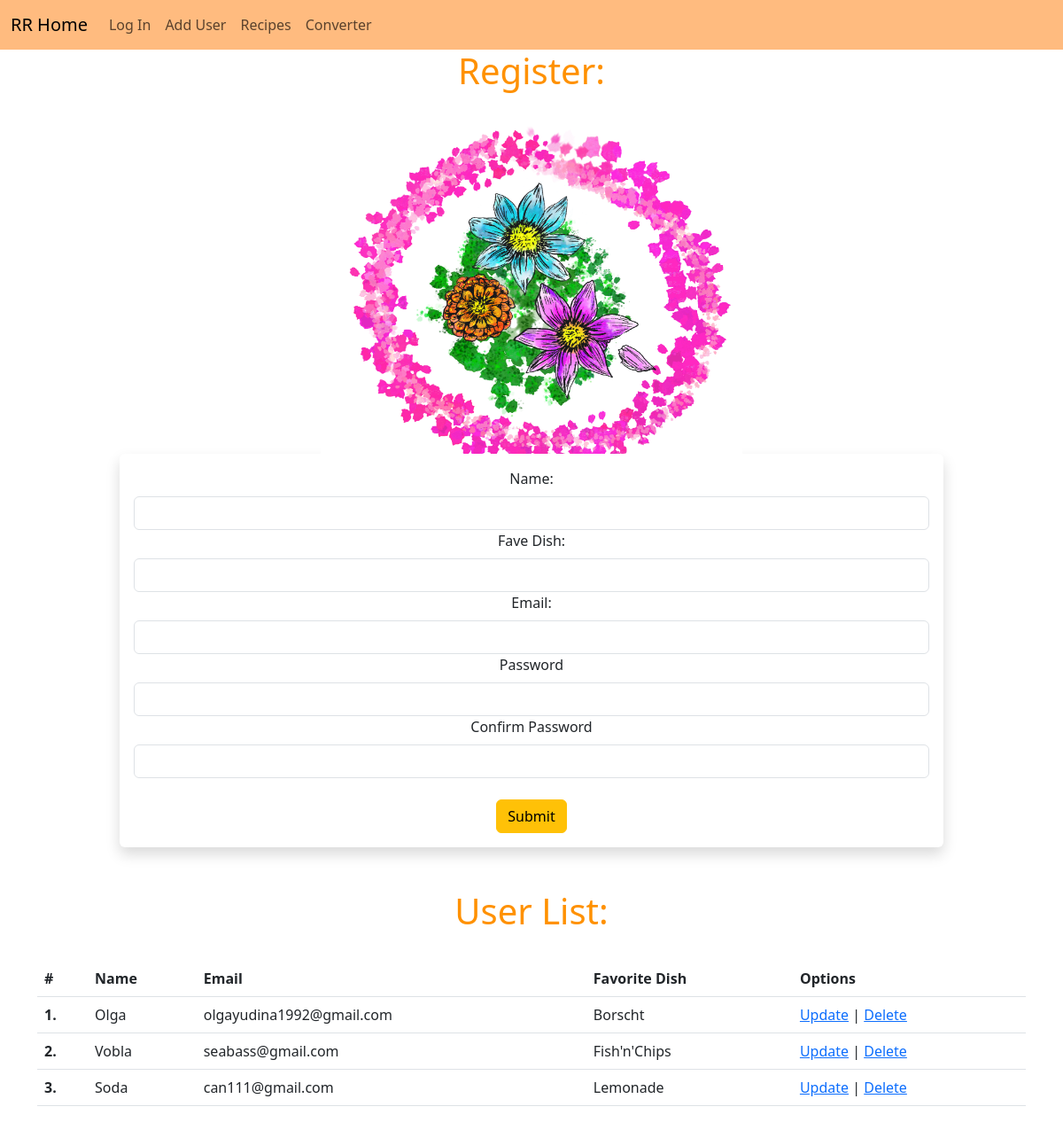
The page /user/add on the database as committed earlier.
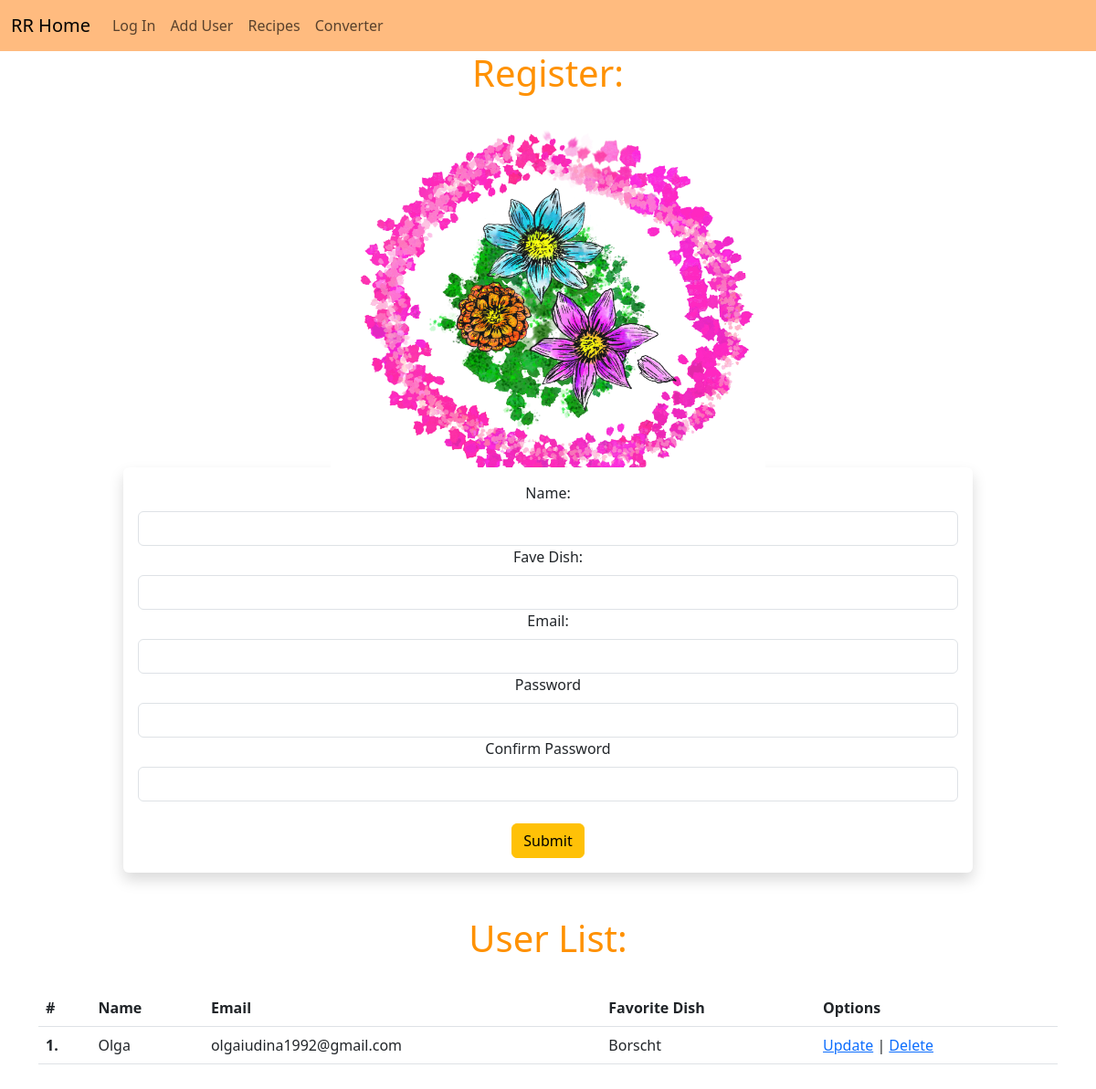
The same page on the database as committed later.
### starter.py (models this page shows, shortened)
class Users(db.Model, UserMixin):
    id = db.Column(db.Integer, primary_key=True)
    name = db.Column(db.String(200), nullable=False)
    favorite_dish = db.Column(db.String(200))
    email = db.Column(db.String(100), nullable=False, unique=True)
    date_added = db.Column(db.DateTime, default=datetime.utcnow)
    password_hash = db.Column(db.String(150))
    @property
    def password(self):
        raise AttributeError('Password is not a readable attribute!')

### starter.py (the view, shortened to what this page needs)
@app.route('/user/add', methods=['GET', 'POST'])
def add_user():
    form = UserForm()
    name = None
    our_users = Users.query.order_by(Users.date_added)
    return render_template('add_user.html', form=form, name=name, our_users=our_users)

### starter.py
class UserForm(FlaskForm):
    name = StringField("Name: ", validators=[DataRequired()])
    favorite_dish = StringField("Fave Dish: ")
    email = StringField("Email: ", validators=[DataRequired()])
    password_hash = PasswordField('Password', validators=[DataRequired(), EqualTo('password_hash', message='Passwords Must Match')])
    password_hash2 = PasswordField('Confirm Password', validators=[DataRequired()])
    submit = SubmitField("Submit")

### templates/add_user.html (shortened to what this page needs)
{% extends 'base.html' %}
{%block content%}
<center>
    <h1>Register: </h1>
    <img src="{{url_for('static', filename='images/floral.png')}}">
    <br />
    <div class="col-10">
    <div class="shadow p-3 mb-5 bg-body rounded">
    <form method="POST">
        {{form.name.label(class="form-label")}}
        {{form.name(class="form-control")}}
        {{form.favorite_dish.label(class="form-label")}}
        {{form.favorite_dish(class="form-control")}}
        {{form.email.label(class="form-label")}}
        {{form.email(class="form-control")}}
        {{form.password_hash.label(class="form-label")}}
        {{form.password_hash(class="form-control")}}
        {{form.password_hash2.label(class="form-label")}}
        {{form.password_hash2(class="form-control")}}
        <br />
        {{form.submit(class="btn btn-warning")}}
    </form>
    </div>
  </div>
    <h1>User List: </h1>
    <br />
    <table class="table table-hover">
        <thead>
            <tr>
              <th scope="col">#</th>
              <th scope="col">Name</th>
              <th scope="col">Email</th>
              <th scope="col">Favorite Dish</th>
              <th scope="col">Options</th>
            </tr>
          </thead>
          <tbody>
            {% for our_user in our_users %}
            <tr>
              <th scope="row">{{our_user.id}}.</th>
              <td>{{our_user.name}}</td>
              <td>{{our_user.email}}</td>
              <td>{{our_user.favorite_dish}}</td>
              <td><a href="{{url_for('update', id=our_user.id)}}">Update</a> | <a href="{{url_for('delete', id=our_user.id)}}">Delete</a></td>
              </tr>
            {% endfor %}
    </table>
    <br />
</center>
{% endblock %}

Rows that differ between the two databases and show on the page:
removed Users: id "2", name "Vobla", email "seabass@gmail.com", favorite_dish "Fish'n'Chips"
removed Users: id "3", name "Soda", email "can111@gmail.com", favorite_dish "Lemonade"
changed Users "Olga": email "olgayudina1992@gmail.com" → "olgaiudina1992@gmail.com"
